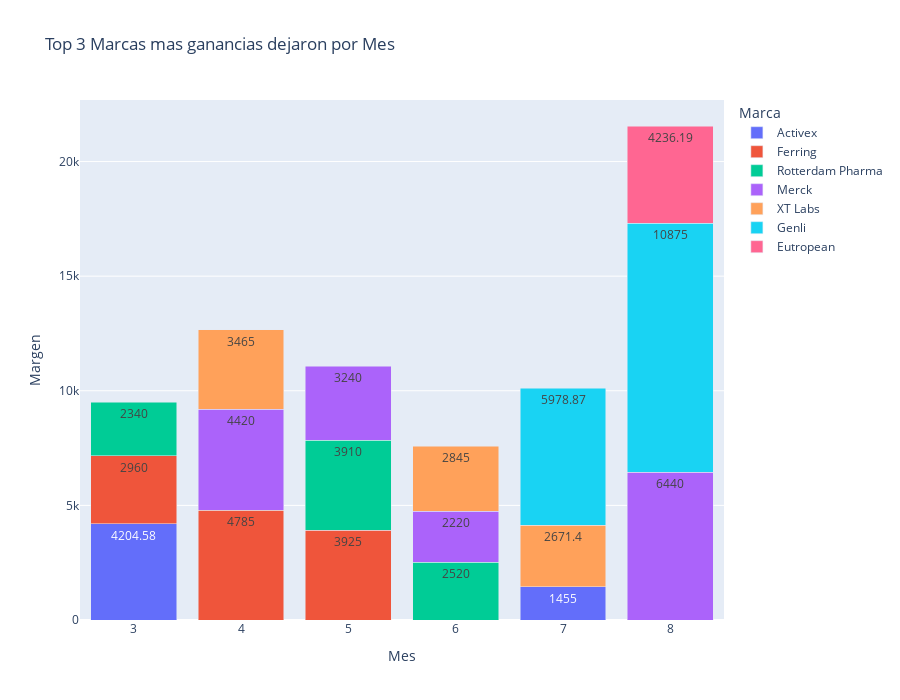

The cell this chart's notebook holds for it:
### Code cell
fig = px.bar(dfTop3MarcasGananciasMes, x='Mes', y='Margen', color='Marca',
             title="Top 3 Marcas mas ganancias dejaron por Mes",text='Margen', height=700)
fig.update_layout(barmode='stack')
fig.show()

### Figure 1 — Plotly figure (JSON) as saved in the notebook; plotly's stock layout.template omitted (floating-point values rounded to 4 significant figures)
{"data": [{"hovertemplate": "Marca=Activex<br>Mes=%{x}<br>Margen=%{text}<extra></extra>", "legendgroup": "Activex", "marker": {"color": "#636efa", "pattern": {"shape": ""}}, "name": "Activex", "orientation": "v", "showlegend": true, "text": [4205.0, 1455.0], "textposition": "auto", "type": "bar", "x": [3, 7], "xaxis": "x", "y": [4205.0, 1455.0], "yaxis": "y"}, {"hovertemplate": "Marca=Ferring<br>Mes=%{x}<br>Margen=%{text}<extra></extra>", "legendgroup": "Ferring", "marker": {"color": "#EF553B", "pattern": {"shape": ""}}, "name": "Ferring", "orientation": "v", "showlegend": true, "text": [2960.0, 4785.0, 3925.0], "textposition": "auto", "type": "bar", "x": [3, 4, 5], "xaxis": "x", "y": [2960.0, 4785.0, 3925.0], "yaxis": "y"}, {"hovertemplate": "Marca=Rotterdam Pharma<br>Mes=%{x}<br>Margen=%{text}<extra></extra>", "legendgroup": "Rotterdam Pharma", "marker": {"color": "#00cc96", "pattern": {"shape": ""}}, "name": "Rotterdam Pharma", "orientation": "v", "showlegend": true, "text": [2340.0, 3910.0, 2520.0], "textposition": "auto", "type": "bar", "x": [3, 5, 6], "xaxis": "x", "y": [2340.0, 3910.0, 2520.0], "yaxis": "y"}, {"hovertemplate": "Marca=Merck<br>Mes=%{x}<br>Margen=%{text}<extra></extra>", "legendgroup": "Merck", "marker": {"color": "#ab63fa", "pattern": {"shape": ""}}, "name": "Merck", "orientation": "v", "showlegend": true, "text": [4420.0, 3240.0, 2220.0, 6440.0], "textposition": "auto", "type": "bar", "x": [4, 5, 6, 8], "xaxis": "x", "y": [4420.0, 3240.0, 2220.0, 6440.0], "yaxis": "y"}, {"hovertemplate": "Marca=XT Labs<br>Mes=%{x}<br>Margen=%{text}<extra></extra>", "legendgroup": "XT Labs", "marker": {"color": "#FFA15A", "pattern": {"shape": ""}}, "name": "XT Labs", "orientation": "v", "showlegend": true, "text": [3465.0, 2845.0, 2671.0], "textposition": "auto", "type": "bar", "x": [4, 6, 7], "xaxis": "x", "y": [3465.0, 2845.0, 2671.0], "yaxis": "y"}, {"hovertemplate": "Marca=Genli<br>Mes=%{x}<br>Margen=%{text}<extra></extra>", "legendgroup": "Genli", "marker": {"color": "#19d3f3", "pattern": {"shape": ""}}, "name": "Genli", "orientation": "v", "showlegend": true, "text": [5979.0, 10880.0], "textposition": "auto", "type": "bar", "x": [7, 8], "xaxis": "x", "y": [5979.0, 10880.0], "yaxis": "y"}, {"hovertemplate": "Marca=Eutropean<br>Mes=%{x}<br>Margen=%{text}<extra></extra>", "legendgroup": "Eutropean", "marker": {"color": "#FF6692", "pattern": {"shape": ""}}, "name": "Eutropean", "orientation": "v", "showlegend": true, "text": [4236.0], "textposition": "auto", "type": "bar", "x": [8], "xaxis": "x", "y": [4236.0], "yaxis": "y"}], "layout": {"barmode": "stack", "height": 700, "legend": {"title": {"text": "Marca"}, "tracegroupgap": 0}, "title": {"text": "Top 3 Marcas mas ganancias dejaron por Mes"}, "xaxis": {"anchor": "y", "domain": [0, 1], "title": {"text": "Mes"}}, "yaxis": {"anchor": "x", "domain": [0, 1], "title": {"text": "Margen"}}}}
